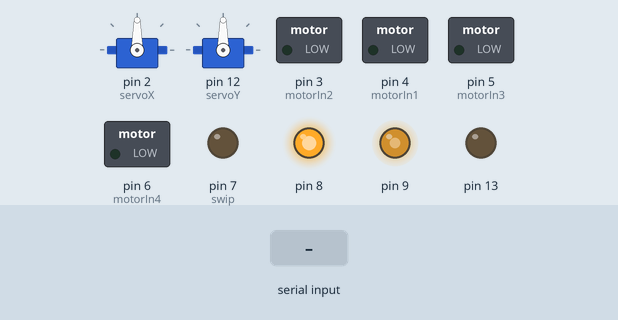
Bench run of a sketch on a simulated Arduino Uno, built with avr-gcc and run on an emulated ATmega328P. Parts: 2 × servo, switched loads named in the sketch (green lamp = pin HIGH), output pins drawn as LEDs (lit = HIGH). Inputs (shaded band) come from the test bench. What the sketch prints to the serial monitor is not drawn.

Above: at 1.2 s.
1.3 s: "a" received over the second serial link
At 2.5 s:
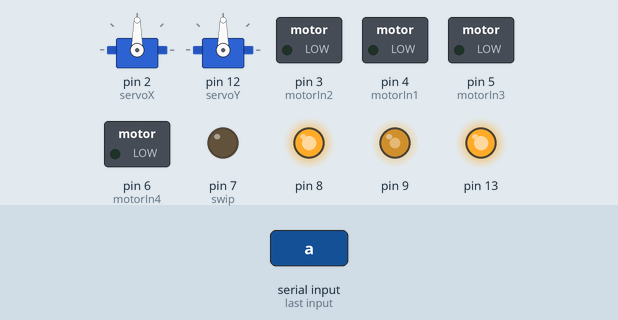
2.8 s: "f" received over the second serial link
At 3.7 s:
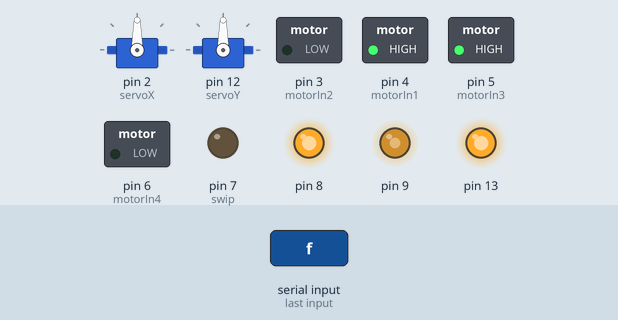
4.3 s: "b" received over the second serial link
At 5.3 s:
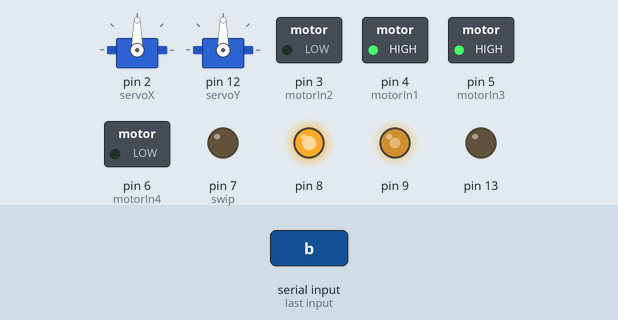
5.8 s: "k" received over the second serial link
At 6.1 s:
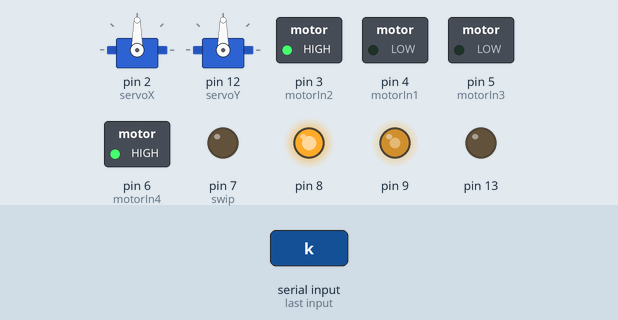
7.3 s: "r" received over the second serial link
Timing chart, 0 to 7.5 s (numbered marks = the images above; inputs shaded):
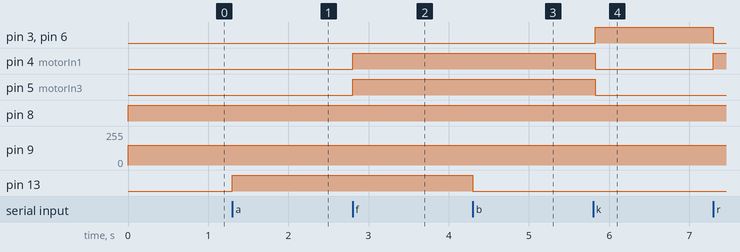

Measured:
- after the input at 1.3 s, pin 13: LOW → HIGH at once
- after the input at 2.8 s, pin 4 (motorIn1), pin 5 (motorIn3): LOW → HIGH at once
- after the input at 4.3 s, pin 13: HIGH → LOW at once
- after the input at 5.8 s, pin 3 (motorIn2), pin 6 (motorIn4): LOW → HIGH at once; pin 4 (motorIn1), pin 5 (motorIn3): HIGH → LOW at once

The sketch:

BTCar_2sevio_4-24_.ino
```cpp
#include <SoftwareSerial.h>
#include <Wire.h>//引用二個函式庫SoftwareSerial及Wire
#include <Servo.h>

SoftwareSerial I2CBT(10,11);//定義PIN10及PIN11分別為RX及TX腳位
//伺服馬達
Servo servoX, servoY;
int valX, posX=1450; // 暫存類比輸入值的變數
int valY, posY=1450;
//直流馬達
const int motorIn1 = 4;
const int motorIn2 = 3;
const int motorIn3 = 5;
const int motorIn4 = 6;
//const int ena = 9;
//int s=150;
const int swip = 7;

void setup() {
   Serial.begin(9600); //Arduino起始鮑率：9600
   I2CBT.begin(9600);
//藍牙鮑率：57600(注意！每個藍牙晶片的鮑率都不太一樣，請務必確認
   pinMode(13, OUTPUT);  //設定 pin13 為輸出，LED就接在這
  //伺服馬達
  servoX.attach(2,500, 2400); // 設定伺服馬達的接腳
  servoY.attach(12,500, 2400);
  servoX.write(90); // 一開始先置中90度
  servoY.write(90); // 一開始先置中90度
  //直流馬達
  pinMode(motorIn1, OUTPUT);
  pinMode(motorIn2, OUTPUT);
  pinMode(motorIn3, OUTPUT);
  pinMode(motorIn4, OUTPUT);
  //pinMode(8, OUTPUT);
  pinMode(swip, OUTPUT);
}

void loop() {
  byte cmmd[20];
  int insize;
  //analogWrite(9, 150);//速度設定
  digitalWrite(swip,LOW);
  //預設刷頭 關
  while(1){
    analogWrite(9, 150);//速度設定
    analogWrite(8, 150);//速度設定
    if ((insize=(I2CBT.available()))>0){  //讀取藍牙訊息
      Serial.print("input size = ");
      Serial.println(insize);
      for (int i=0; i<insize; i++){
        Serial.print(cmmd[i]=char(I2CBT.read()));
        Serial.print(" ");
      }//此段請參考上一篇解釋
    }
    switch (cmmd[0]) { //讀取第一個字
        case 97: //97為"a"的ASCII CODE
           digitalWrite(13,HIGH);  //點亮LED
           break;

        case 98://98為"b"的ASCII CODE
           Serial.println("Get b");
           digitalWrite(13,LOW);   //熄滅LED
           break;
       case 102://102為"f"的ASCII CODE
           forward();
           break;
       case 115://115為"s"的ASCII CODE
           stops();
           break;
       case 107://107為"k"的ASCII CODE b:98
           backward();
           break;
       case 114://114為"r"的ASCII CODE
           right();
           break;
       case 108://108為"l"的ASCII CODE
           left();
           break;
       case 119://119為"w"的ASCII CODE
           /*posX=posX+20;
           if(posX>=2400){
              posX=2400;
           }
           servoX.writeMicroseconds(posX);*/
           servoX.write(110);
           servoY.write(70);
           break;
       case 120://120為"x"的ASCII CODE
           /*posX=posX-20;
           if(posX<=500){
             posX=500;
           }
           servoX.writeMicroseconds(posX);*/
           servoX.write(70);
           servoY.write(110);
           break;
       case 121://121為"y"的ASCII CODE
           /*posY=posY+20;
           if(posY>=2400){
              posY=2400;
           }
           servoY.writeMicroseconds(posY);*/
           servoX.write(110);
           servoY.write(70);
           break;
       case 122://122為"z"的ASCII CODE
           /*posY=posY-20;
           if(posY<=500){
             posY=500;
           }
           servoY.writeMicroseconds(posY);*/
           servoX.write(70);
           servoY.write(110);
           break;
        case 111://111為"o"的ASCII CODE
           //turn on
           digitalWrite(swip,HIGH);
           break;
        case 99://9為"c"的ASCII CODE
           //turn off
           digitalWrite(swip,LOW);
           break;
    } //Switch
  } //while
}//loop

void forward()
{
  analogWrite(9, 150);
  analogWrite(8, 150);
  digitalWrite(motorIn1, HIGH);
  digitalWrite(motorIn2, LOW);
  digitalWrite(motorIn3, HIGH);
  digitalWrite(motorIn4, LOW);
}

void backward()
{
  analogWrite(9, 150);
  analogWrite(8, 150);
  digitalWrite(motorIn1, LOW);
  digitalWrite(motorIn2, HIGH);
  digitalWrite(motorIn3, LOW);
  digitalWrite(motorIn4, HIGH);
}

// Let right motor keep running, but stop left motor
void right()
{
  analogWrite(9, 120);
  digitalWrite(motorIn1, HIGH);
  digitalWrite(motorIn2, LOW);
  digitalWrite(motorIn3, LOW);
  digitalWrite(motorIn4, LOW);
}

// Let left motor keep running, but stop right motor
void left()
{
  analogWrite(9, 120);
  digitalWrite(motorIn1, LOW);
  digitalWrite(motorIn2, LOW);
  digitalWrite(motorIn3, HIGH);
  digitalWrite(motorIn4, LOW);
}
void stops()
{
  digitalWrite(motorIn1, LOW);
  digitalWrite(motorIn2, LOW);
  digitalWrite(motorIn3, LOW);
  digitalWrite(motorIn4, LOW);
}
```
